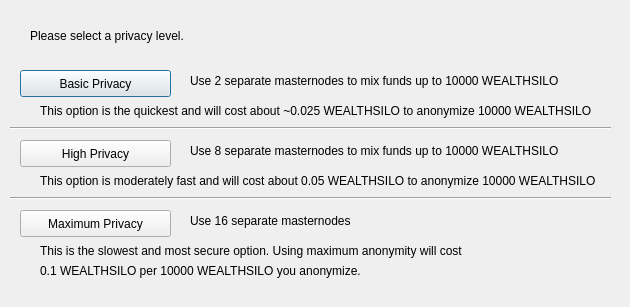
<?xml version="1.0" encoding="UTF-8"?>
<ui version="4.0">
 <class>ObfuscationConfig</class>
 <widget class="QDialog" name="ObfuscationConfig">
  <property name="geometry">
   <rect>
    <x>0</x>
    <y>0</y>
    <width>630</width>
    <height>307</height>
   </rect>
  </property>
  <property name="windowTitle">
   <string>Configure Obfuscation</string>
  </property>
  <widget class="QPushButton" name="buttonBasic">
   <property name="geometry">
    <rect>
     <x>20</x>
     <y>70</y>
     <width>151</width>
     <height>27</height>
    </rect>
   </property>
   <property name="text">
    <string>Basic Privacy</string>
   </property>
  </widget>
  <widget class="QPushButton" name="buttonHigh">
   <property name="geometry">
    <rect>
     <x>20</x>
     <y>140</y>
     <width>151</width>
     <height>27</height>
    </rect>
   </property>
   <property name="text">
    <string>High Privacy</string>
   </property>
  </widget>
  <widget class="QPushButton" name="buttonMax">
   <property name="geometry">
    <rect>
     <x>20</x>
     <y>210</y>
     <width>151</width>
     <height>27</height>
    </rect>
   </property>
   <property name="text">
    <string>Maximum Privacy</string>
   </property>
  </widget>
  <widget class="QLabel" name="label">
   <property name="geometry">
    <rect>
     <x>30</x>
     <y>20</y>
     <width>571</width>
     <height>31</height>
    </rect>
   </property>
   <property name="text">
    <string>Please select a privacy level.</string>
   </property>
  </widget>
  <widget class="QLabel" name="label_2">
   <property name="geometry">
    <rect>
     <x>190</x>
     <y>70</y>
     <width>421</width>
     <height>21</height>
    </rect>
   </property>
   <property name="text">
    <string>Use 2 separate masternodes to mix funds up to 10000 WEALTHSILO</string>
   </property>
  </widget>
  <widget class="QLabel" name="label_3">
   <property name="geometry">
    <rect>
     <x>190</x>
     <y>140</y>
     <width>411</width>
     <height>21</height>
    </rect>
   </property>
   <property name="text">
    <string>Use 8 separate masternodes to mix funds up to 10000 WEALTHSILO</string>
   </property>
  </widget>
  <widget class="QLabel" name="label_4">
   <property name="geometry">
    <rect>
     <x>190</x>
     <y>210</y>
     <width>421</width>
     <height>21</height>
    </rect>
   </property>
   <property name="text">
    <string>Use 16 separate masternodes</string>
   </property>
  </widget>
  <widget class="QLabel" name="label_6">
   <property name="geometry">
    <rect>
     <x>40</x>
     <y>100</y>
     <width>561</width>
     <height>21</height>
    </rect>
   </property>
   <property name="text">
    <string>This option is the quickest and will cost about ~0.025 WEALTHSILO to anonymize 10000 WEALTHSILO</string>
   </property>
  </widget>
  <widget class="QLabel" name="label_7">
   <property name="geometry">
    <rect>
     <x>40</x>
     <y>170</y>
     <width>561</width>
     <height>21</height>
    </rect>
   </property>
   <property name="text">
    <string>This option is moderately fast and will cost about 0.05 WEALTHSILO to anonymize 10000 WEALTHSILO</string>
   </property>
  </widget>
  <widget class="QLabel" name="label_8">
   <property name="geometry">
    <rect>
     <x>40</x>
     <y>240</y>
     <width>561</width>
     <height>21</height>
    </rect>
   </property>
   <property name="text">
    <string>This is the slowest and most secure option. Using maximum anonymity will cost</string>
   </property>
  </widget>
  <widget class="QLabel" name="label_9">
   <property name="geometry">
    <rect>
     <x>40</x>
     <y>260</y>
     <width>561</width>
     <height>21</height>
    </rect>
   </property>
   <property name="text">
    <string>0.1 WEALTHSILO per 10000 WEALTHSILO you anonymize.</string>
   </property>
  </widget>
  <widget class="Line" name="line">
   <property name="geometry">
    <rect>
     <x>10</x>
     <y>120</y>
     <width>601</width>
     <height>16</height>
    </rect>
   </property>
   <property name="orientation">
    <enum>Qt::Horizontal</enum>
   </property>
  </widget>
  <widget class="Line" name="line_2">
   <property name="geometry">
    <rect>
     <x>10</x>
     <y>190</y>
     <width>601</width>
     <height>16</height>
    </rect>
   </property>
   <property name="orientation">
    <enum>Qt::Horizontal</enum>
   </property>
  </widget>
 </widget>
 <resources/>
 <connections/>
</ui>
